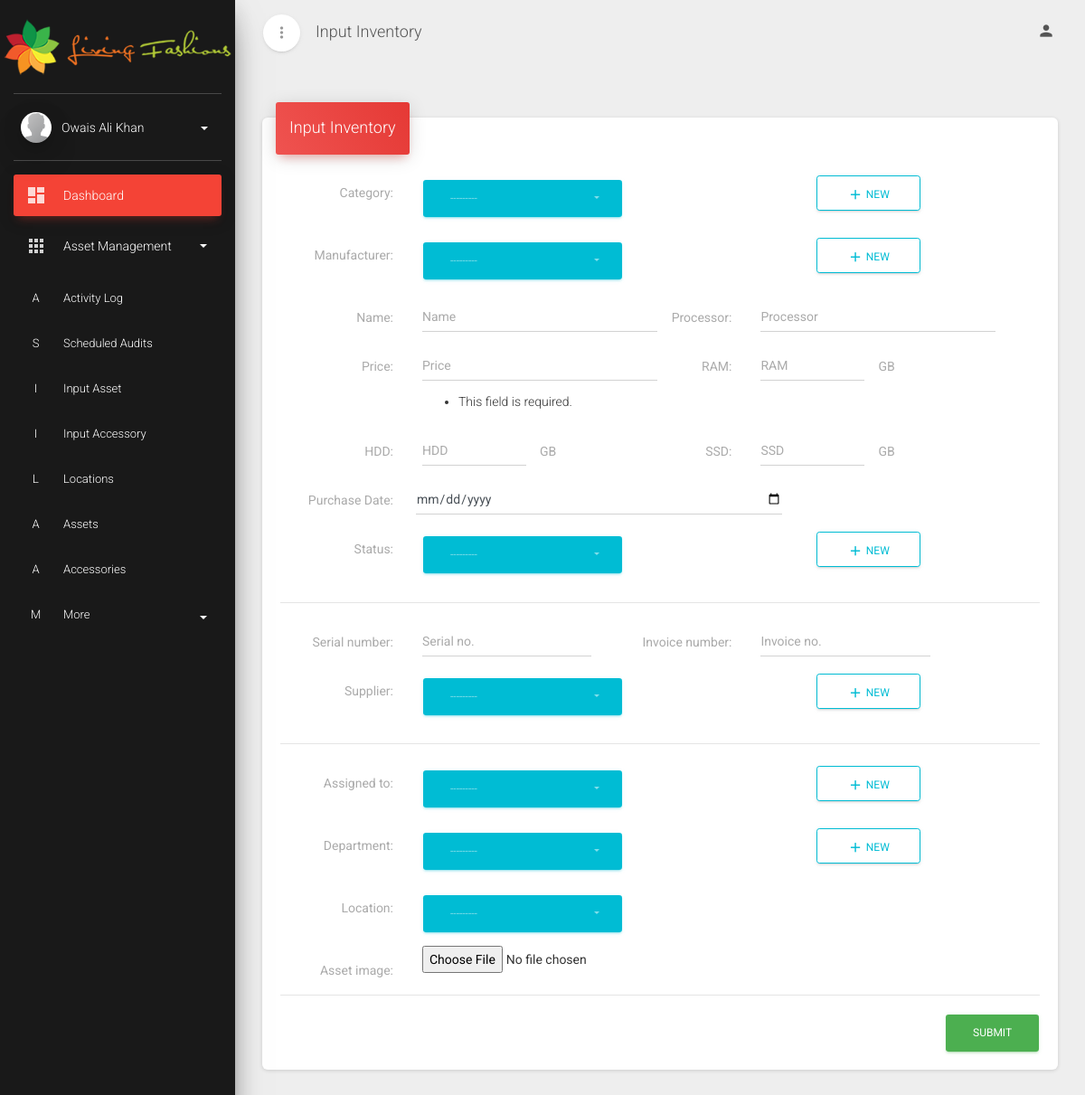
Screenshot of /input_inventory/ (signed in) with the database file from the repository.
### webapp/models.py (models this page shows)
class Category(models.Model):
    name = models.CharField(max_length=200, help_text="Type of asset", unique=True)
    def __str__(self):
        return f"{self.name}"

class Manufacturer(models.Model):
    name = models.CharField(max_length=200, help_text="Name of manufacturing company", unique=True)
    def __str__(self):
        return f"{self.name}"

class Supplier(models.Model):
    name = models.CharField(max_length=200, help_text="Supplier of asset/accessory", unique=True)
    def __str__(self):
        return f"{self.name}"

class Employee(models.Model):
    name = models.CharField(max_length=200, help_text="Name of employee", unique=True)
    def __str__(self):
        return f"{self.name}"

class Department(models.Model):
    name = models.CharField(max_length=200, help_text="Name of department", unique=True)
    def __str__(self):
        return f"{self.name}"

class Location(models.Model):
    name = models.CharField(max_length=200, help_text="Location name", unique=True)
    def __str__(self):
        return f"{self.name}"

### webapp/views.py (the view)
# urls.py: path('input_inventory/', views.input_inventory_form, name='input_inventory'),
@login_required
def input_inventory_form(request):
    if request.method == 'POST':
        form = AssetModelForm(request.POST, request.FILES)
        if form.is_valid():
            if form.cleaned_data.get("price") < 0:
                form.price = 0
            created_asset = form.save(commit=False)
            activity = Activity(event="Create", user=request.user)
            activity.asset = created_asset
            activity.asset_string = str(created_asset)
            activity.employee = created_asset.assigned_to
            created_asset.save()
            activity.save()
            redirect_to = request.POST.get('next', '')
            if redirect_to:
                return HttpResponseRedirect(redirect_to)
            else:
                return HttpResponseRedirect(reverse('view_inventory-list'))
    else:
        form = AssetModelForm(request.POST)
    context = {
        'form': form,
    }
    return render(request, 'webapp/input_inventory.html', context)

### webapp/templates/webapp/input_inventory.html (shortened to what this page needs)
{% extends 'master.html' %}
{% block title %}
  Input Inventory
{% endblock %}
{% block content %}
<div class="content">
  <div class="container">
    <div class="row">
    <div class="col-md-12">
      <div class="card">
        <div class="card-header card-header-danger card-header-text">
          <div class="card-text">
            <h4 class="card-title">Input Inventory</h4>
          </div>
        </div>
        <div class="card-body">
          <form method="POST" action="" enctype="multipart/form-data" class="form-horizontal" id="input_form">
            <div class="row">
              <label class="col-sm-2 col-form-label">Category:</label>
              <label class="col-form-label">&nbsp&nbsp</label>
              <div class="col-sm-6">
                <div class="form-group">
                  {{ form.category }}
                </div>
              </div>
              <div class="col-sm-2">
                <div class="form-group">
                  <a href="{% url 'input_category' %}?next={{ request.path }}" class="btn btn-outline-info btn-block pb-2"><i class="material-icons">add</i> New</a>
                </div>
              </div>
            </div>
            <div class="row">
              <label class="col-sm-2 col-form-label">Manufacturer:</label>
              <label class="col-form-label">&nbsp&nbsp</label>
              <div class="col-sm-6">
                <div class="form-group">
                  {{ form.manufacturer }}
                </div>
              </div>
              <div class="col-sm-2">
                <div class="form-group">
                  <a href="{% url 'input_manufacturer' %}?next={{ request.path }}" class="btn btn-outline-info btn-block pb-2"><i class="material-icons">add</i> New</a>
                </div>
              </div>
            </div>
            <div class="row">
              <label class="col-sm-2 col-form-label">Name:</label>
              <label class="col-form-label">&nbsp&nbsp</label>
              <div class="col-sm-4">
                <div class="form-group">
                  {{ form.name }}
                </div>
              </div>
              <label class="col-sm-1 col-form-label">Processor:</label>
              <label class="col-form-label">&nbsp&nbsp</label>
              <div class="col-sm-4">
                <div class="form-group">
                  {{ form.processor }}
                </div>
              </div>
            </div>
            <div class="row">
              <label class="col-sm-2 col-form-label">Price:</label>
              <label class="col-form-label">&nbsp&nbsp</label>
              <div class="col-sm-4">
                <div class="form-group">{{ form.price }}</div>
                {% if form.price.errors %}
                  {{ form.price.errors }}
                {% endif %}
              </div>
              <label class="col-sm-1 col-form-label">RAM:</label>
              <label class="col-form-label">&nbsp&nbsp</label>
              <div class="col-sm-2">
                <div class="form-group">{{ form.ram }}</div>
              </div>
              <label class="col-form-label">GB</label>
            </div>
            <div class="row">
              <label class="col-sm-2 col-form-label">HDD:</label>
              <label class="col-form-label">&nbsp&nbsp</label>
              <div class="col-sm-2">
                <div class="form-group">{{ form.hdd }}</div>
              </div>
              <label class="col-sm-1 col-form-label text-left">GB</label>
              <label class="col-sm-2 col-form-label">SSD:</label>
              <label class="col-form-label">&nbsp&nbsp</label>
              <div class="col-sm-2">
                <div class="form-group">{{ form.ssd }}</div>
              </div>
              <label class="col-form-label">GB</label>
            </div>
            <div class="row">
              <label class="col-sm-2 col-form-label">Purchase Date:</label>
              <code class="col-form-label"></code>
              <div class="col-sm-6">
                <div class="form-group">{{ form.purchase_date }}</div>
              </div>
            </div>
            <div class="row">
              <label class="col-sm-2 col-form-label">Status:</label>
              <label class="col-form-label">&nbsp&nbsp</label>
              <div class="col-sm-6">
                <div class="form-group">
                  {{ form.status }}
                </div>
              </div>
              <div class="col-sm-2">
                <div class="form-group">
                  <button type="button" class="btn btn-outline-info btn-block pb-2"><i class="material-icons">add</i> New</button>
                </div>
              </div>
            </div>
            <hr />
            <div class="row">
              <label class="col-sm-2 col-form-label">Serial number:</label>
              <label class="col-form-label">&nbsp&nbsp</label>
              <div class="col-sm-3">
                <div class="form-group">{{ form.serial }}</div>
              </div>
              <label class="col-sm-2 col-form-label">Invoice number:</label>
              <label class="col-form-label">&nbsp&nbsp</label>
              <div class="col-sm-3">
                <div class="form-group">{{ form.invoice }}</div>
              </div>
            </div>
            <div class="row">
              <label class="col-sm-2 col-form-label">Supplier:</label>
              <label class="col-form-label">&nbsp&nbsp</label>
              <div class="col-sm-6">
                <div class="form-group">{{ form.supplier }}</div>
              </div>
              <div class="col-sm-2">
                <div class="form-group">
                  <a href="{% url 'input_supplier' %}?next={{ request.path }}" class="btn btn-outline-info btn-block pb-2"><i class="material-icons">add</i> New</a>
                </div>
              </div>
            </div>
            <hr />
            <div class="row">
              <label class="col-sm-2 col-form-label">Assigned to:</label>
              <label class="col-form-label">&nbsp&nbsp</label>
              <div class="col-sm-6">
                <div class="form-group">
                  {{ form.assigned_to }}
                </div>
              </div>
              <div class="col-sm-2">
                <div class="form-group">
                  <a href="{% url 'input_employee' %}?next={{ request.path }}" class="btn btn-outline-info btn-block pb-2"><i class="material-icons">add</i> New</a>
                </div>
              </div>
            </div>
            <div class="row">
              <label class="col-sm-2 col-form-label">Department:</label>
              <label class="col-form-label">&nbsp&nbsp</label>
              <div class="col-sm-6">
                <div class="form-group">
                  {{ form.department }}
                </div>
              </div>
              <div class="col-sm-2">
                <div class="form-group">
                  <a href="{% url 'input_department' %}?next={{ request.path }}" class="btn btn-outline-info btn-block pb-2"><i class="material-icons">add</i> New</a>
                </div>
              </div>
            </div>
            <div class="row">
              <label class="col-sm-2 col-form-label">Location:</label>
              <label class="col-form-label">&nbsp&nbsp</label>
              <div class="col-sm-6">
                <div class="form-group">
                  {{ form.location }}
                </div>
              </div>
            </div>
            <div class="row">
              <label class="col-sm-2 col-form-label">Asset image:</label>
              <label class="col-form-label">&nbsp&nbsp</label>
              <div class="col-sm-6">
                  {{ form.asset_image }}
              </div>
            </div>
              <hr />
              <div class="row text-center">
                <div class="col-md-12 text-center">
                  <button name="submit" id="submit" type="submit" class="btn btn-success  float-right">Submit</button>
                </div>
              </div>
          </form>
        </div>
      </div>
    </div>
    </div>
  </div>
</div>
{% endblock %}

### webapp/templates/master.html (shortened to what this page needs)
<!DOCTYPE html>
<html lang="en">
{% load static %}
<head>
  <link rel="stylesheet" href="{% static 'webapp/Assets/assets/css/material-dashboard.minf066.css' %}">
</head>
<body class="">
  <div class="wrapper">
    <div class="sidebar" data-color="danger" data-background-color="black" data-image="{% static 'webapp/Assets/assets/img/sidebar-1.jpg' %}">
      <div class="logo">
        <a href="#" class="simple-text logo-normal">
          <img src="{% static 'webapp/Assets/assets/img/lf_logo.png' %}" width="100%" alt="Living Fashions'" >
        </a>
      </div>
      <div class="sidebar-wrapper">
        <div class="user">
          <div class="photo">
            <img src="{% static 'webapp/Assets/assets/img/default-avatar.png' %}" />
          </div>
          <div class="user-info">
            <a data-toggle="collapse" href="#collapseExample" class="username">
              <span>
                {% if user.is_authenticated %}
                  {{ user.get_full_name }}
                {% else %}
                  Unauthenticated
                {% endif %}
                <b class="caret"></b>
              </span>
            </a>
          </div>
        </div>
        <ul class="nav">
          <li class="nav-item active">
            <a class="nav-link" href="{% url 'dashboard' %}">
              <i class="material-icons">dashboard</i>
              <p> Dashboard </p>
            </a>
          </li>
        <li class="nav-item">
            <a class="nav-link" data-toggle="collapse" href="#pagesExamples">
              <i class="material-icons">apps</i>
              <p>Asset Management
                <b class="caret"></b>
              </p>
            </a>
            <div class="collapse show" id="pagesExamples">
              <ul class="nav">
                <li class="nav-item">
                  <a class="nav-link" href="{% url 'activity_log' %}">
                    <span class="sidebar-mini"> A </span>
                    <span class="sidebar-normal"> Activity log
                    </span>
                  </a>
                </li>
                <li class="nav-item">
                  <a class="nav-link" href="{% url 'view_inventory-scheduled-audit-list' %}">
                    <span class="sidebar-mini"> S </span>
                    <span class="sidebar-normal"> Scheduled Audits
                    </span>
                  </a>
                </li>
                <li class="nav-item">
                  <a class="nav-link" href="{% url 'input_inventory' %}">
                    <span class="sidebar-mini"> I </span>
                    <span class="sidebar-normal"> Input Asset
                    </span>
                  </a>
                </li>
                <li class="nav-item">
                  <a class="nav-link" href="{% url 'input_accessory' %}">
                    <span class="sidebar-mini"> I </span>
                    <span class="sidebar-normal"> Input Accessory
                    </span>
                  </a>
                </li>
                <li class="nav-item">
                  <a class="nav-link" href="{% url 'input_and_display_location' %}">
                    <span class="sidebar-mini"> L </span>
                    <span class="sidebar-normal"> Locations </span>
                  </a>
                </li>
                <li class="nav-item ">
                  <a class="nav-link" href="{% url 'view_inventory-list' %}">
                    <span class="sidebar-mini"> A </span>
                    <span class="sidebar-normal"> Assets </span>
                  </a>
                </li>
                <li class="nav-item ">
                  <a class="nav-link" href="{% url 'view_accessory-list' %}">
                    <span class="sidebar-mini"> A </span>
                    <span class="sidebar-normal"> Accessories </span>
                  </a>
                </li>
                <li class="nav-item ">
                  <a class="nav-link" data-toggle="collapse" href="#componentsCollapse2">
                    <span class="sidebar-mini"> M </span>
                    <span class="sidebar-normal"> More
                      <b class="caret"></b>
                    </span>
                  </a>
                </li>
              </ul>
            </div>
          </li>
        </ul>
      </div>
    </div>
    <div class="main-panel">
      <nav class="navbar navbar-expand-lg navbar-transparent navbar-absolute fixed-top ">
        <div class="container-fluid">
          <div class="navbar-wrapper">
            <div class="navbar-minimize">
              <button id="minimizeSidebar" class="btn btn-just-icon btn-white btn-fab btn-round">
                <i class="material-icons text_align-center visible-on-sidebar-regular">more_vert</i>
              </button>
            </div>
            <a class="navbar-brand" href="#pablo">{% block title %}Dashboard{% endblock title %}</a>
          </div>
          <div class="collapse navbar-collapse justify-content-end">
            <ul class="navbar-nav">
              <li class="nav-item dropdown">
                <a class="nav-link" href="#pablo" id="navbarDropdownProfile" data-toggle="dropdown" aria-haspopup="true" aria-expanded="false">
                  <i class="material-icons">person</i>
                </a>
              </li>
            </ul>
          </div>
        </div>
      </nav>
</body>
<div class="content">
  {% block content %}{% endblock %}
</div>
</html>

### rows the page displays
Category: category "---------"
Manufacturer: manufacturer "---------"
Supplier: supplier "---------"
Employee: assigned_to "---------"
Department: department "---------"
Location: location "---------"

### other values shown
{{ user.get_full_name }} "Owais Ali Khan"
